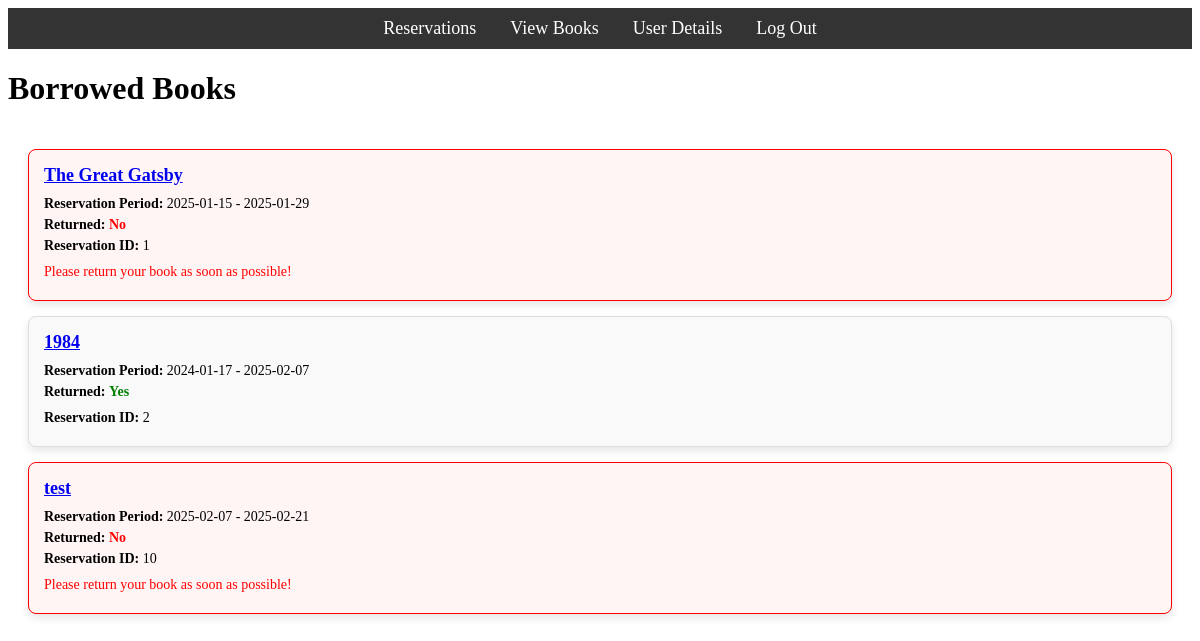
Page /your_books (signed in) on the committed database.
### tables this page shows
CREATE TABLE books (
    id INTEGER PRIMARY KEY AUTOINCREMENT,
    title TEXT NOT NULL,
    author TEXT NOT NULL,
    is_available BOOLEAN DEFAULT 1
, genre TEXT, quantity INTEGER DEFAULT 1, image TEXT);

### app.py (the view)
@app.route('/your_books', methods=['GET', 'POST'])
def your_books():
    user_id = session.get('user_id')
    if not user_id:
        return redirect(url_for('login'))
    conn = sqlite3.connect('database.db')
    conn.row_factory = sqlite3.Row
    cursor = conn.cursor()
    cursor.execute("SELECT role FROM users WHERE id = ?", (user_id,))
    user_role = cursor.fetchone()['role']
    reservations = []
    reservation_info = []
    selected_reservation = None
    if user_role == 'librarian':
        if request.method == 'POST' and 'search_id' in request.form:
            search_id = request.form.get('search_id')
            cursor.execute("""
                SELECT
                    r.id AS reservation_id,
                    r.user_id,
                    r.book_id,
                    r.reservation_date,
                    r.return_date,
                    r.is_returned
                FROM reservations r
                WHERE r.id = ?
            """, (search_id,))
            selected_reservation = cursor.fetchone()
        cursor.execute("""
            SELECT
                r.id AS reservation_id,
                r.user_id,
                r.book_id,
                r.reservation_date,
                r.return_date,
                r.is_returned,
                u.username AS user_name
            FROM reservations r
            JOIN users u on r.user_id = u.id
        """)
        reservations = cursor.fetchall()
    else:
        cursor.execute("""
            SELECT
                r.id AS reservation_id,   -- data from reservations table
                r.user_id,
                r.book_id,
                r.reservation_date,
                r.return_date,
                r.is_returned
            FROM reservations r
            WHERE r.user_id = ?
        """, (user_id,))
        reservations = cursor.fetchall()
    today = datetime.today()
    for reservation in reservations:
        reservation_date = parse_reservation_date(reservation['reservation_date'])
        if reservation['return_date']:
            reservation_period_end = parse_reservation_date(reservation['return_date'])
        else:
            reservation_period_end = reservation_date + timedelta(weeks=2)
        is_returned = reservation['is_returned'] == 1
        overdue = today > reservation_period_end and not is_returned
        cursor.execute('SELECT title FROM books WHERE id = ?', (reservation['book_id'],))
        book = cursor.fetchone()
        cursor.execute('SELECT username from users where id = ?', (reservation['user_id'],))
        user = cursor.fetchone()
        reservation_info.append({
            'reservation_id': reservation['reservation_id'],
            'book_id': reservation['book_id'],
            'title': book['title'] if book else 'Unknown',
            'reservation_period': f"{reservation_date.strftime('%Y-%m-%d')} - {reservation_period_end.strftime('%Y-%m-%d')}",
            'is_returned': is_returned,
            'overdue': overdue,
            'user_id': reservation['user_id'],
            'username': user['username']
        })
    cursor.close()
    conn.close()
    return render_template(
        'your_books.html',
        reservation_info=reservation_info,
        selected_reservation=selected_reservation,
        is_librarian=(user_role == 'librarian')
    )

### app.py (called while the page is built)
def parse_reservation_date(date_str):
    try:
        return datetime.strptime(date_str, '%Y-%m-%d %H:%M:%S')
    except ValueError:
        return datetime.strptime(date_str, '%Y-%m-%dT%H:%M')

### templates/your_books.html (shortened to what this page needs)
{% extends 'base.html' %}
{% block content %}
<h1>Borrowed Books</h1>
<div class="reservation-list">
    {% for reservation in reservation_info %}
    <div class="reservation-card {% if reservation.overdue %} overdue {% endif %}">
        <h3>
            <a href="{{ url_for('book_details', book_id=reservation.book_id) }}">{{ reservation.title }}</a>
        </h3>
        <p><strong>Reservation Period:</strong> {{ reservation.reservation_period }}</p>
        <p>
            <strong>Returned:</strong>
            {% if reservation.is_returned %}
                <span style="color: green;">Yes</span>
            {% else %}
                <span style="color: {% if reservation.overdue %} red {% else %} orange {% endif %};">
                    No
                </span>
            {% endif %}
        </p>
        <p><strong>Reservation ID: </strong>{{ reservation.reservation_id }}</p>
        {% if is_librarian %}
        <p><strong>User ID:</strong> {{ reservation.user_id }}</p>
        <p><strong>Username:</strong> {{ reservation.username }}</p>
        {% elif reservation.overdue %}
        <p style="color: red;">Please return your book as soon as possible!</p>
        {% endif %}
    </div>
    {% endfor %}
</div>
{% endblock %}

### static/css/styles.css (style rules this page uses)
.reservation-list { display: flex; flex-direction: column; gap: 15px; padding: 20px; }
.reservation-card { border: 1px solid #ddd; border-radius: 8px; background-color: #f9f9f9; padding: 15px; box-shadow: 0 4px 8px rgba(0, 0, 0, 0.1); transition: transform 0.3s; }
.reservation-card h3 { margin: 0 0 10px; font-size: 18px; }
.reservation-card p { margin: 5px 0; font-size: 14px; }
.reservation-card.overdue { border-color: red; background-color: #fff5f5; }
.reservation-card span { font-weight: bold; }
.reservation-card p:last-child { margin-top: 10px; }

### rows in the picture
books: title "The Great Gatsby"
books: title "1984"
books: title "test"

### other values in the picture
{{ reservation.reservation_period }} "2025-01-15 - 2025-01-29" "2024-01-17 - 2025-02-07" "2025-02-07 - 2025-02-21"
{{ reservation.reservation_id }} "1" "2" "10"
